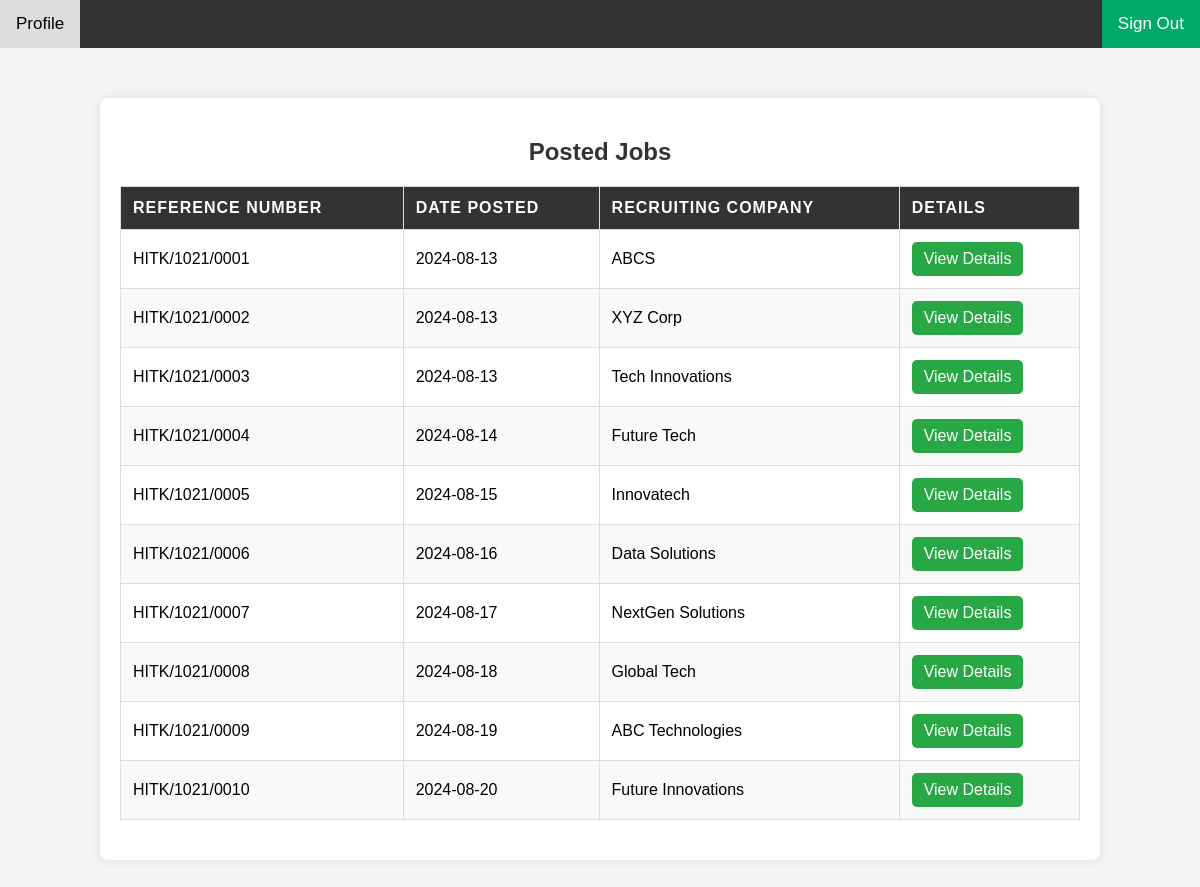
The page /pages/student/posted_jobs.php (signed in) on the database its author committed.
### tables this page shows
CREATE TABLE job_posting (
    id INT(11) NOT NULL AUTO_INCREMENT PRIMARY KEY,
    reference_number VARCHAR(255) NOT NULL,
    post_date DATE NOT NULL,
    batch_year YEAR(4) NOT NULL,
    recruiting_company VARCHAR(255) NOT NULL,
    streams TEXT,
    backlogs INT(11) NOT NULL,
    minimum_cgpa FLOAT NOT NULL,
    eligibility_description TEXT,
    selection_mode VARCHAR(255) NOT NULL,
    selection_mode_description TEXT,
    selection_process VARCHAR(255) NOT NULL,
    selection_date VARCHAR(255),
    designation VARCHAR(255) NOT NULL,
    remuneration VARCHAR(255) NOT NULL,
    location VARCHAR(255) NOT NULL,
    job_link VARCHAR(255) NOT NULL,
    class_x_percentage FLOAT NOT NULL,
    class_xii_percentage FLOAT NOT NULL,
    graduation_cgpa FLOAT NOT NULL,
    postgraduation_cgpa FLOAT
);

### pages/student/posted_jobs.php (the view, shortened to what this page needs)
<?php
    include_once("../../php/connection.php");
$query = "SELECT reference_number, post_date, recruiting_company FROM job_posting";
$result = $conn->query($query);
?>
<!DOCTYPE html>
<html lang="en">
<head>
    <link rel="stylesheet" href="posted_jobs.css">
    <link rel="stylesheet" href="../../css/nav.css">
</head>
<body>
    <div class="topnav" id="home-topnav">
        <nav>
            <a href="student_logout.php" class="split">Sign Out</a>
            <a href="student_home.php">Profile</a>
        </nav>
   </div>
    <div class="container">
        <h2>Posted Jobs</h2>
        <table>
            <thead>
                <tr>
                    <th>Reference Number</th>
                    <th>Date Posted</th>
                    <th>Recruiting Company</th>
                    <th>Details</th>
                </tr>
            </thead>
            <tbody>
                <?php while ($job = $result->fetch_assoc()): ?>
                <tr>
                    <td><?php echo htmlspecialchars($job['reference_number']); ?></td>
                    <td><?php echo htmlspecialchars($job['post_date']); ?></td>
                    <td><?php echo htmlspecialchars($job['recruiting_company']); ?></td>
                    <td><a href="job_details.php?ref=<?php echo htmlspecialchars($job['reference_number']); ?>" class="details-button">View Details</a></td>
                </tr>
                <?php endwhile; ?>
            </tbody>
        </table>
    </div>
</body>
</html>

### pages/student/posted_jobs.css (style rules this page uses)
body { font-family: Arial, sans-serif; background-color: #f4f4f4; margin: 0; padding: 0; }
.container { width: 80%; margin: 50px auto; background-color: #fff; padding: 20px; box-shadow: 0px 0px 10px rgba(0, 0, 0, 0.1); border-radius: 8px; }
h2 { text-align: center; color: #333; margin-bottom: 20px; }
table { width: 100%; border-collapse: collapse; margin-bottom: 20px; }
table, th, td { border: 1px solid #ddd; }
th, td { padding: 12px; text-align: left; }
th { background-color: #333; color: white; text-transform: uppercase; letter-spacing: 1px; }
tr:nth-child(even) { background-color: #f9f9f9; }
.details-button { display: inline-block; padding: 8px 12px; background-color: #28a745; color: white; text-decoration: none; border-radius: 5px; text-align: center; }

### css/nav.css (style rules this page uses)
.topnav { background-color: #333; overflow: hidden; }
.topnav a { float: left; display: block; color: #f2f2f2; text-align: center; padding: 14px 16px; text-decoration: none; font-size: 17px; }
.topnav a.split { float: right; background-color: #04AA6D; color: white; }

### rows shown on the page
job_posting: reference_number "HITK/1021/0001", post_date "2024-08-13", recruiting_company "ABCS"
job_posting: reference_number "HITK/1021/0002", post_date "2024-08-13", recruiting_company "XYZ Corp"
job_posting: reference_number "HITK/1021/0003", post_date "2024-08-13", recruiting_company "Tech Innovations"
job_posting: reference_number "HITK/1021/0004", post_date "2024-08-14", recruiting_company "Future Tech"
job_posting: reference_number "HITK/1021/0005", post_date "2024-08-15", recruiting_company "Innovatech"
job_posting: reference_number "HITK/1021/0006", post_date "2024-08-16", recruiting_company "Data Solutions"
job_posting: reference_number "HITK/1021/0007", post_date "2024-08-17", recruiting_company "NextGen Solutions"
job_posting: reference_number "HITK/1021/0008", post_date "2024-08-18", recruiting_company "Global Tech"
job_posting: reference_number "HITK/1021/0009", post_date "2024-08-19", recruiting_company "ABC Technologies"
job_posting: reference_number "HITK/1021/0010", post_date "2024-08-20", recruiting_company "Future Innovations"
